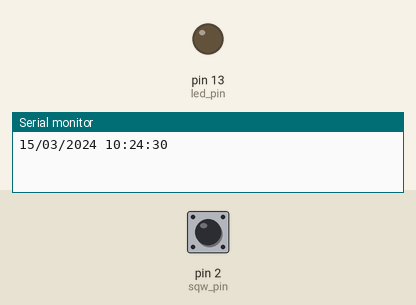
Simulated run of this sketch. Board: Arduino Uno, built with avr-gcc and run on an emulated ATmega328P. Parts: output pins drawn as LEDs (lit = HIGH), the last lines printed to the serial monitor. Inputs (shaded band) come from the test bench; at power-on: pin 2 (sqw_pin) HIGH. Sleep ends after the set time or at an interrupt; the local clock reads 2024-03-15 10:24:30 at power-on unless the sketch sets it.

Above: at 1.2 s.
1.3 s: pin 2 (sqw_pin) pulled LOW for 0.15 s
At 2.3 s:
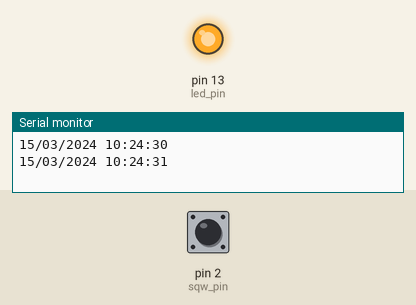
2.9 s: pin 2 (sqw_pin) pulled LOW for 1 s
At 3.5 s:
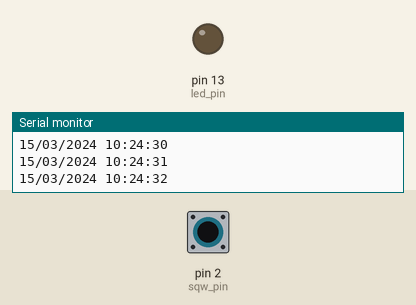
5.4 s: pin 2 (sqw_pin) pulled LOW for 3.2 s
At 6.6 s:
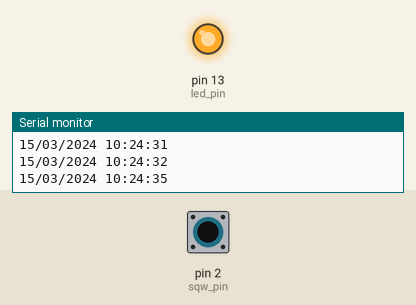
Timing chart, 0 to 8.4 s (numbered marks = the images above; inputs shaded):
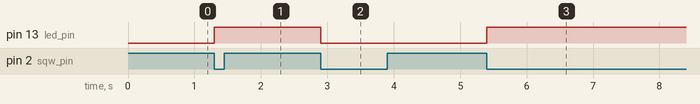

Measured:
- after the input at 1.3 s, pin 13 (led_pin): LOW → HIGH at once
- after the input at 2.9 s, pin 13 (led_pin): HIGH → LOW at once
- after the input at 5.4 s, pin 13 (led_pin): LOW → HIGH at once

The sketch:

rtc_sleep.ino
```cpp
#include <avr/sleep.h>
#include <RtcDS3231.h>
#include <Wire.h>

RtcDS3231<TwoWire> Rtc(Wire);

// o Pino SQW deve ser ligado ao pino 2 no UNO. Isso varia de placa para placa
#define led_pin 13
#define sqw_pin 2 // UNO. No Mega, mude para 19
#define int_number 0 // UNO. No Mega, mude para 4

volatile bool int_flag = false; // Variável que indica se houve interrupção
bool ledVal = true;

void setup() {
  Serial.begin(9600);

  // Put your setup code here, to run once:
  // Define o pino 2 como entrada e ativa o resistor de pull-up
  pinMode(sqw_pin, INPUT_PULLUP);
  pinMode(led_pin, OUTPUT);

  Rtc.Begin();
  RtcDateTime compiled = RtcDateTime(__DATE__, __TIME__);
  if(!Rtc.IsDateTimeValid()){
    Rtc.SetDateTime(compiled);
  }
  if(!Rtc.GetIsRunning()){
    Rtc.SetIsRunning(true);
  }
  RtcDateTime now = Rtc.GetDateTime();
  if(now < compiled){
    Rtc.SetDateTime(compiled);
  }
  Rtc.Enable32kHzPin(false);
  Rtc.SetSquareWavePin(DS3231SquareWavePin_ModeAlarmBoth); //Habilta 2 alarmes

  DS3231AlarmOne alarm1(
    0,
    0,
    0,
    30,
    DS3231AlarmOneControl_SecondsMatch);
  Rtc.SetAlarmOne(alarm1);

  //Alarm 2 a cada 1 minuto
  DS3231AlarmTwo alarm2(
    0,
    0,
    0,
    DS3231AlarmTwoControl_OncePerMinute);
  Rtc.SetAlarmTwo(alarm2);

  // Efetiva os alarmes
  Rtc.LatchAlarmsTriggeredFlags();
}
void loop() {
  RtcDateTime now = Rtc.GetDateTime();
  Serial.print(formatDate(now,"d/m/y") + " ");
  Serial.println(formatTime(now,"h:m:s"));

  if(int_flag){
    int_flag = false; // Reseta flag
    DS3231AlarmFlag flag = Rtc.LatchAlarmsTriggeredFlags(); //Variável para testar qual alarme disparou
    if (flag & DS3231AlarmFlag_Alarm1){
      Serial.println(">>> Alarme 1 disparou <<<");
    }else if(flag & DS3231AlarmFlag_Alarm2){
      Serial.println(">>> Alarme 2 disparou <<<");
    }
  }

  // Manda o Arduino dormir
  dormir();
}

void acordar(){
  int_flag = true;

  if(ledVal){
    digitalWrite(led_pin, HIGH);
  }else{
    digitalWrite(led_pin, LOW);
  }
  ledVal = !ledVal;

  // Desabilita o sleep
  sleep_disable();

  // Desabilita a interrupção
  detachInterrupt(0);
}

void dormir(){
  set_sleep_mode(SLEEP_MODE_PWR_DOWN);
  sleep_enable();
  attachInterrupt(int_number, acordar, FALLING);
  delay(50);
  sleep_cpu();
}

// Funções para formatação dos dados
String formatDate(const RtcDateTime& dt, String format){
  String d = dt.Day() < 10 ? "0" + String(dt.Day()) : String(dt.Day()) ;
  String m = dt.Month() < 10 ? "0" + String(dt.Month()) : String(dt.Month()) ;
  String y = String(dt.Year()) ;
  format.replace("d",d);
  format.replace("m",m);
  format.replace("y",y);
  return format;
}
String formatTime(const RtcDateTime& dt, String format){
  String h = dt.Hour() < 10 ? "0" + String(dt.Hour()) : String(dt.Hour()) ;
  String m = dt.Minute() < 10 ? "0" + String(dt.Minute()) : String(dt.Minute()) ;
  String s = dt.Second() < 10 ? "0" + String(dt.Second()) : String(dt.Second()) ;
  format.replace("h",h);
  format.replace("m",m);
  format.replace("s",s);
  return format;
}
```
